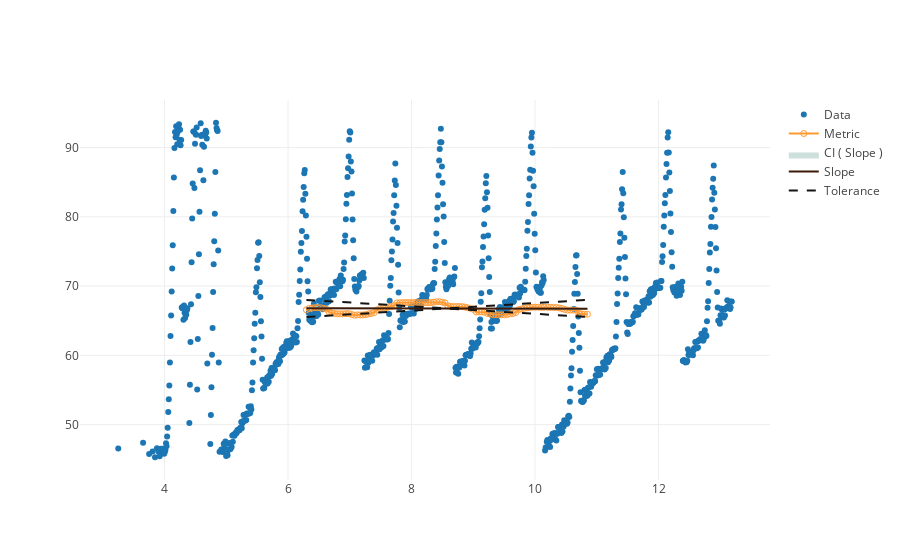

Source (notebook cell):
### Markdown cell above
This computation per se is not very interesting. The main value of the `analysis_metric()` function is when the metric attempts to estimate the long-term performance; that is, the value one would obtain shall the run last longer/more data points be collected. 

This is performed by passing the optional `convergence` parameter; the function then integrates the _TriScale_ convergence test, described in details in [the paper](https://doi.org/10.5281/zenodo.3464273). Passing `plot=True` triggers the plotting of the raw data, the metric data, and the convergence test data.

### Code cell
# Input data file
data = 'ExampleData/bbr_datalink_delay_run9_flow1.csv'

# Definition of a TriScale metric
metric = {  
    'measure': 50,   # Integer: interpreted as a percentile
    'unit'   : 'ms', # For display only
         }

# Parameters for the convergence test
convergence = {'expected': True}

has_converged, metric_measure, plot = triscale.analysis_metric( 
    data,
    metric,
    convergence=convergence,
    plot=True,
)
if has_converged:
    print('The metric data has converged.')
    print('Run metric: %0.2f %s' % (metric_measure, metric['unit']))
else:
    print('The metric data has **not** converged.')

### Figure 1 — Plotly figure (JSON) as saved in the notebook; plotly's stock layout.template omitted (floating-point values rounded to 4 significant figures; data arrays with more than 128 entries replaced by an {"elided": "..."} marker saying what was removed)
{"data": [{"marker": {"color": "#1C76B4"}, "mode": "markers", "name": "Data", "type": "scatter", "x": {"elided": "1008 float values"}, "y": {"elided": "1008 float values"}}, {"marker": {"color": "#FF9932", "symbol": "circle-open"}, "mode": "markers+lines", "name": "Metric", "type": "scatter", "x": [6.298, 6.343, 6.388, 6.435, 6.48, 6.526, 6.571, 6.618, 6.663, 6.71, 6.755, 6.8, 6.846, 6.892, 6.939, 6.984, 7.031, 7.075, 7.121, 7.167, 7.214, 7.259, 7.305, 7.351, 7.397, 7.442, 7.489, 7.535, 7.581, 7.626, 7.672, 7.718, 7.763, 7.809, 7.856, 7.902, 7.947, 7.992, 8.038, 8.085, 8.13, 8.176, 8.222, 8.267, 8.313, 8.36, 8.405, 8.451, 8.498, 8.542, 8.588, 8.635, 8.681, 8.727, 8.771, 8.817, 8.864, 8.909, 8.956, 9.002, 9.047, 9.093, 9.139, 9.184, 9.231, 9.276, 9.322, 9.368, 9.414, 9.46, 9.505, 9.551, 9.598, 9.644, 9.688, 9.734, 9.781, 9.826, 9.873, 9.919, 9.964, 10.01, 10.06, 10.1, 10.15, 10.21, 10.25, 10.3, 10.34, 10.39, 10.44, 10.48, 10.53, 10.57, 10.62, 10.66, 10.71, 10.76, 10.8, 10.85], "y": [66.57, 66.75, 66.84, 66.88, 66.88, 66.87, 66.79, 66.68, 66.28, 66.12, 66.03, 66.0, 65.98, 65.98, 66.02, 66.02, 65.9, 65.79, 65.84, 65.83, 65.83, 65.89, 65.98, 66.05, 66.18, 66.56, 66.74, 66.82, 66.87, 66.95, 67.03, 67.19, 67.58, 67.58, 67.61, 67.61, 67.61, 67.61, 67.61, 67.61, 67.61, 67.61, 67.61, 67.61, 67.61, 67.68, 67.73, 67.73, 67.67, 67.57, 67.15, 67.05, 67.05, 67.05, 67.05, 67.02, 66.97, 66.87, 66.78, 66.63, 66.27, 66.27, 66.27, 66.22, 66.05, 65.97, 65.87, 65.86, 65.85, 65.85, 65.85, 65.9, 65.99, 66.05, 66.18, 66.6, 66.7, 66.8, 66.86, 66.92, 66.95, 66.95, 66.95, 66.93, 66.93, 66.93, 66.93, 66.92, 66.89, 66.84, 66.76, 66.62, 66.53, 66.53, 66.53, 66.53, 66.06, 65.97, 65.94, 65.93]}, {"fill": "toself", "fillcolor": "#CDE0DC", "hoverinfo": "skip", "line": {"color": "rgba(0,0,0,0)"}, "name": "CI ( Slope )", "type": "scatter", "x": [6.298, 10.85, 10.85, 6.298], "y": [66.99, 66.55, 66.86, 66.68]}, {"hoverinfo": "skip", "line": {"color": "#3D1B08"}, "mode": "lines", "name": "Slope", "type": "scatter", "x": [6.298, 10.85], "y": [66.8, 66.74]}, {"hoverinfo": "skip", "line": {"color": "rgba(20,20,20,100)", "dash": "dash"}, "mode": "lines", "name": "Tolerance", "showlegend": false, "type": "scatter", "x": [6.298, 10.85], "y": [68.0, 65.54]}, {"hoverinfo": "skip", "line": {"color": "rgba(20,20,20,100)", "dash": "dash"}, "mode": "lines", "name": "Tolerance", "showlegend": true, "type": "scatter", "x": [6.298, 10.85], "y": [65.54, 68.0]}], "layout": {"title": {"text": ""}, "yaxis": {"title": {"text": ""}}}}
